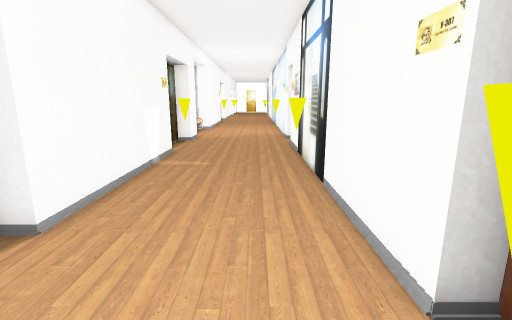
View 1 (above)

12 first-person views from a walk through a level from a Godot 3-D game. The camera is 1.2 m above the floor, tilts 12° down and sees 85° across. The floor is counted in squares, 0.5 m on a side. Each view is taken from the middle of a square. On the plan, view 1 faces up. The plan holds only what a view shows up to about 18 squares ahead; the rest is blank. The place goes on beyond the plan.

View 2
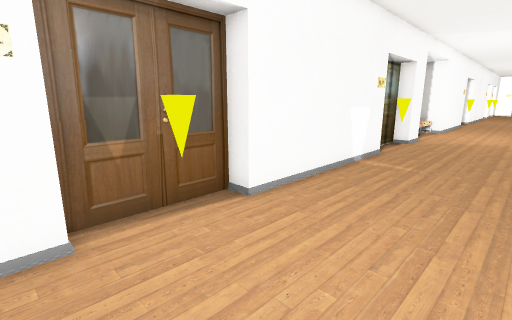

View 3
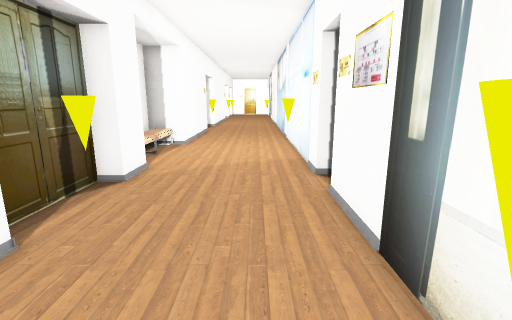

View 4
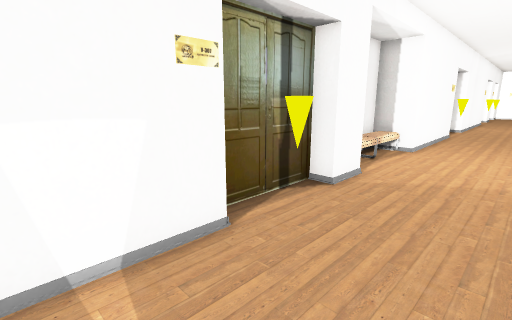

View 5
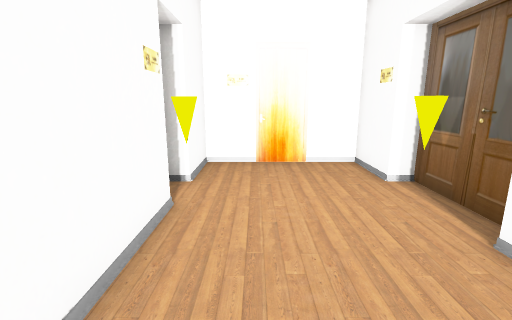

View 6
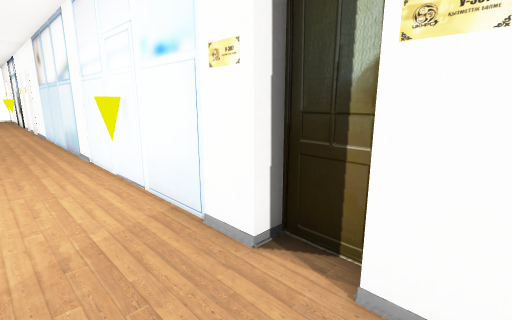

View 7
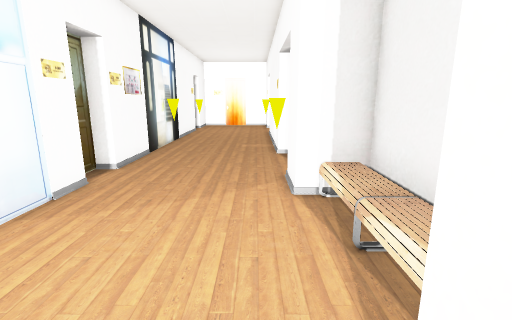

View 8
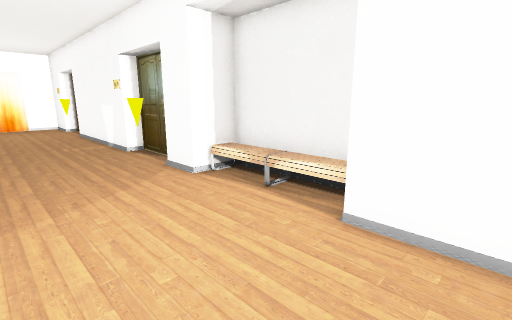

View 9
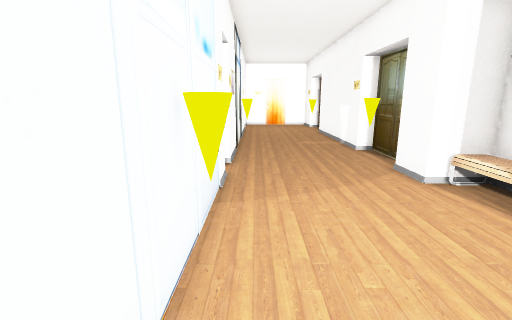

View 10
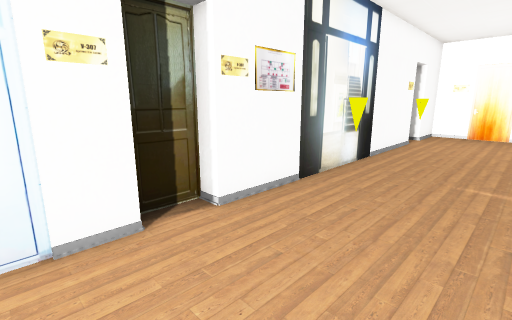

View 11
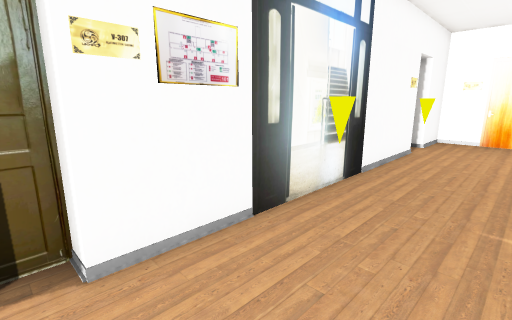

View 12
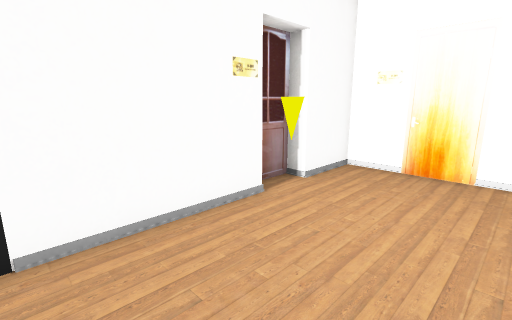

### Floor plan
Points are (right, up) in squares from view 1. A wall is a line through its corners. A room is listed if a view was taken in it or the views show most of it. See-through windows are left out.
Room 1 (views 1, 2, 3, 4, 5, 6, 7, 8, 9, 10, 11, 12)
walls: (2, 10.4) (2, 16.2) (2.7, 16.2) (2.7, 18.1) (2, 18.1) (2, 22.6); (2, 23.5) (2, 27.5); (-4, 0.8) (-4, -2) (2, -2) (2, 0.8) (2.7, 0.8) (2.7, 2.8) (2, 2.8) (2, 9.6); (-4, 27.5) (-4, 24.5) (-5.9, 24.5) (-5.9, 19) (-4, 19) (-4, 17.2) (-4.8, 17.2) (-4.8, 13.2) (-4, 13.2) (-4, 4.8) (-4.8, 4.8) (-4.8, 0.8)
objects: other object (-4, 3); other object (-4, 15); other object (1, 10) to (2, 10); other object (1, 23) to (2, 23)

Positions as (right, up) in squares from view 1, and headings:
1: (0, 0), facing up
2: (1, 0), facing up-left
3: (0, 9), facing up
4: (0, 10), facing up-left
5: (0, 9), facing down
6: (-1, 15), facing up-right
7: (-3, 26), facing down
8: (1, 27), facing down-left
9: (1, 27), facing down
10: (-3, 20), facing down-right
11: (-2, 17), facing down-right
12: (-3, 8), facing down-right
